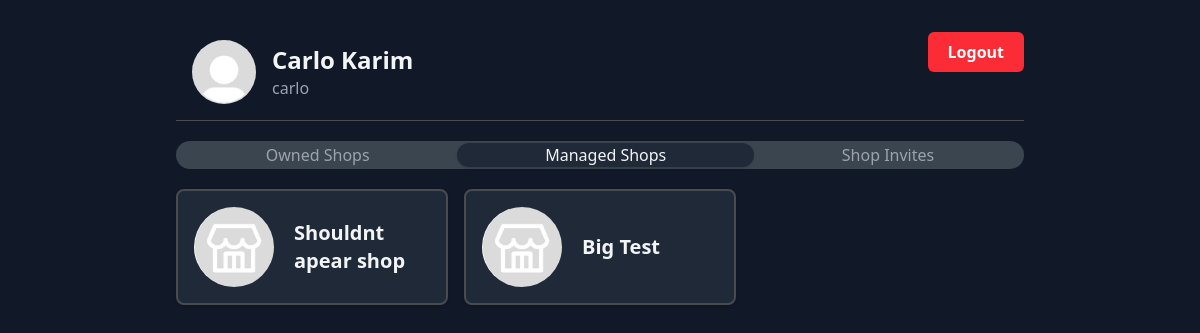
Screenshot of /home/managed-shops/ (signed in) with the database file from the repository.
### pos/models.py (models this page shows, shortened)
class User(AbstractUser):
    full_name = models.CharField(max_length=100)
    pfp = models.ImageField(upload_to="pfps/", null=True, blank=True)
    can_create_shops = models.BooleanField(blank=True, default=True)
    def get_pfp_url(self):
        if self.pfp:
            return self.pfp.url
        return "/media/defaults/pfp.jpg"

class Shop(models.Model):
    name = models.CharField(max_length=100)
    owner = models.ForeignKey(User, on_delete=models.CASCADE, related_name="shops")
    managers = models.ManyToManyField(User, through='ShopManager')
    created_at = models.DateTimeField(auto_now_add=True)
    logo = models.ImageField(upload_to="logos/", null=True, blank=True)
    slug = models.SlugField(unique=True, blank=True)
    discount_percentage = models.DecimalField(max_digits=4, decimal_places=2, default=0)
    tax_percentage = models.DecimalField(max_digits=4, decimal_places=2, default=0)
    currency_code = models.CharField(max_length=10) # Examples: EGP, $, ect...
    def get_logo_url(self):
        if self.logo:
            return self.logo.url
        return "/media/defaults/logo.jpg"

### pos/views.py (the view)
# urls.py: path('home/managed-shops/', views.managed_shops, name='managed_shops'),
@login_required
@require_http_methods(["GET"])
def managed_shops(request):
    shop_managers = request.user.shops_managed.all()
    managed_shops = []
    for shop_manager in shop_managers:
        managed_shops.append(shop_manager.shop)
    return render(request, "pos/home/managed_shops.html", {'managed_shops': managed_shops})

### pos/templates/pos/home/managed_shops.html
{% extends 'pos/home/home_base.html' %}
{% block content %}
    <div class="mt-5 grid grid-cols-2 md:grid-cols-3 gap-4">
        {% for shop in managed_shops %}
            <a href="{% url 'dashboard' shop.slug %}" class="bg-surface border-2 border-border hover:border-primary hover:border-2 p-4 rounded-lg shadow-sm flex flex-col justify-center items-center">
                <div class="flex w-full justify-start items-center gap-5">
                    <img src="{{ shop.get_logo_url }}" alt="Shop logo" class="h-20 w-20 rounded-full">
                    <div class="flex flex-col">
                        <span class="text-text font-semibold text-xl">{{ shop.name }}</span>
                    </div>
                </div>
            </a>
        {% endfor %}
    </div>
{% endblock %}

### pos/templates/pos/home/home_base.html (shortened to what this page needs)
{% extends 'pos/base.html' %}
{% block body %}
    <div class="p-6 flex flex-col max-w-4xl mx-auto">
        <header class="flex justify-between mb-5 border-b border-border py-2">
            <div class="flex items-center gap-4 hover:bg-hover rounded-md px-4 py-2 cursor-pointer">
                <img src="{{ user.get_pfp_url }}" alt="pfp" class="h-16 rounded-full">
                <div class="flex flex-col items-start">
                    <h1 class="text-text font-bold text-2xl">{{ user.full_name }}</h1>
                    <span class="text-secondary-text">{{ user.username }}</span>
                </div>
            </div>
            <form action="{% url 'logout' %}" method="post">
                <button type="submit" class="bg-red-500 hover:bg-red-600 active:ring-red-400 active:ring-2 active:ring-offset-1 text-primary-text rounded-md cursor-pointer font-semibold py-2 px-5">Logout</button>
            </form>
        </header>
        {% url 'owned_shops' as owned_shops_url %}
        {% url 'managed_shops' as managed_shops_url %}
        {% url 'manager_invites' as manager_invites_url %}
        <main>
            <div class="w-full flex flex-1 bg-secondary-surface rounded-full p-0.5 mb-4">
                <a href="{{ owned_shops_url }}" class=" {% if request.path != owned_shops_url %}hover:bg-hover text-secondary-text{% endif %} grow rounded-full flex justify-center">Owned Shops</a>
                <a href="{{ managed_shops_url }}" class="{% if request.path == managed_shops_url %}bg-surface shadow-sm text-text{% endif %}  grow rounded-full flex justify-center">Managed Shops</a>
                <a href="{{ manager_invites_url }}" class=" {% if request.path != manager_invites_url %}hover:bg-hover text-secondary-text{% endif %} grow rounded-full flex justify-center">Shop Invites</a>
            </div>
            {% block content %}
            {% endblock %}
        </main>
    </div>
{% endblock %}

### rows the page displays
User: full_name "Carlo Karim", username "carlo"
Shop: name "Shouldnt apear shop"
Shop: name "Big Test"
